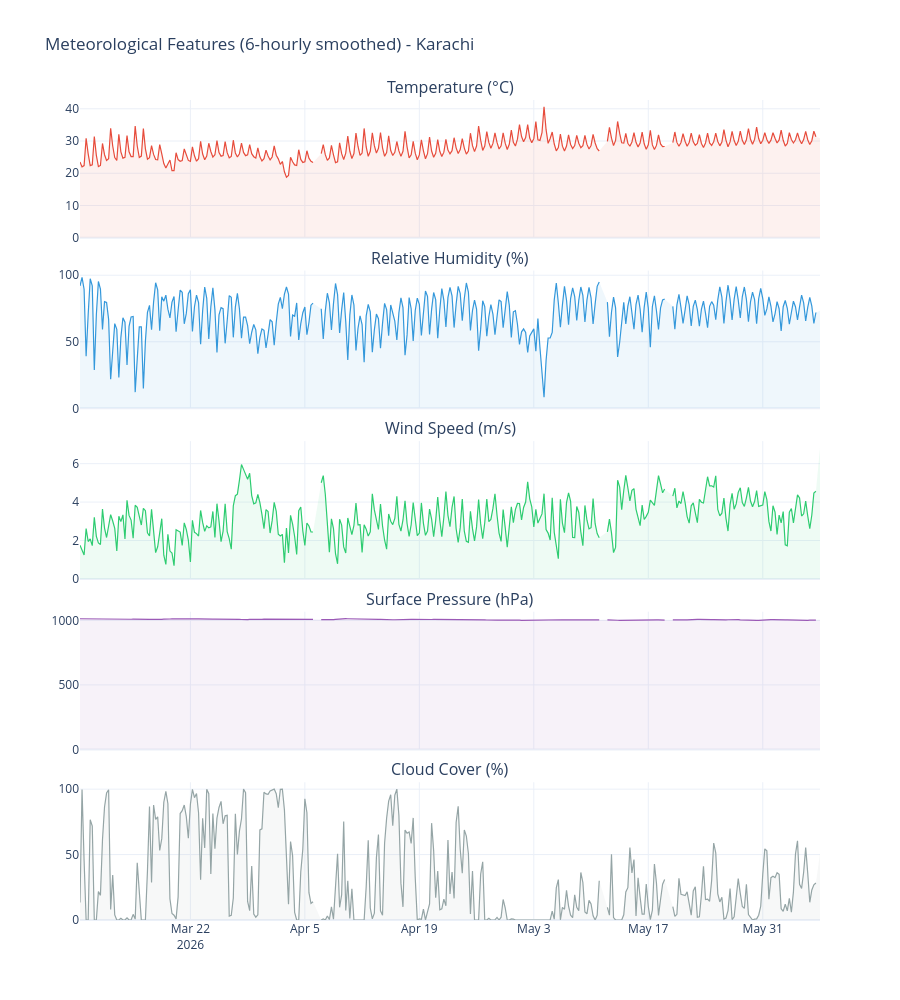

Notebook source saved alongside this figure:
### Markdown cell above
## 9. Meteorological Features over Time <a id='9'></a>

### Code cell
met_cols = [c for c in ["temperature", "humidity", "wind_speed", "pressure", "clouds"]
            if c in df.columns]
met_labels = {
    "temperature": "Temperature (°C)",
    "humidity": "Relative Humidity (%)",
    "wind_speed": "Wind Speed (m/s)",
    "pressure": "Surface Pressure (hPa)",
    "clouds": "Cloud Cover (%)"
}
met_colors = ["#e74c3c", "#3498db", "#2ecc71", "#9b59b6", "#95a5a6"]

fig = make_subplots(
    rows=len(met_cols), cols=1, shared_xaxes=True,
    subplot_titles=[met_labels.get(c, c) for c in met_cols],
    vertical_spacing=0.04
)

for i, (col, color) in enumerate(zip(met_cols, met_colors), 1):
    daily_met = df.set_index("datetime").resample("6H")[col].mean().reset_index()
    r, g, b, _ = mcolors.to_rgba(color)
    fig.add_trace(
        go.Scatter(
            x=daily_met["datetime"], y=daily_met[col], mode="lines",
            name=met_labels.get(col, col), line=dict(color=color, width=1.2),
            fill="tozeroy", fillcolor=f"rgba({int(r*255)},{int(g*255)},{int(b*255)},0.08)"
        ),
        row=i, col=1
    )

fig.update_layout(
    title="Meteorological Features (6-hourly smoothed) - Karachi",
    height=200 * len(met_cols), template=PLOTLY_TEMPLATE, showlegend=False
)
fig.show()

from IPython.display import Markdown, display
display(Markdown("### Interpretation\n\nTemperature climbs from the low 20s \u00b0C in March to nearly 40 \u00b0C by June, while humidity falls inversely as the pre monsoon season progresses. Wind speed varies between calm and breezy periods above 5 m/s."))

### Figure 1 — Plotly figure (JSON) as saved in the notebook; plotly's stock layout.template omitted (floating-point values rounded to 4 significant figures; data arrays with more than 128 entries replaced by an {"elided": "..."} marker saying what was removed)
{"data": [{"fill": "tozeroy", "fillcolor": "rgba(231,76,60,0.08)", "line": {"color": "#e74c3c", "width": 1.2}, "mode": "lines", "name": "Temperature (°C)", "type": "scatter", "x": {"elided": "363 str values"}, "xaxis": "x", "y": {"elided": "363 float values"}, "yaxis": "y"}, {"fill": "tozeroy", "fillcolor": "rgba(52,152,219,0.08)", "line": {"color": "#3498db", "width": 1.2}, "mode": "lines", "name": "Relative Humidity (%)", "type": "scatter", "x": {"elided": "363 str values"}, "xaxis": "x2", "y": {"elided": "363 float values"}, "yaxis": "y2"}, {"fill": "tozeroy", "fillcolor": "rgba(46,204,113,0.08)", "line": {"color": "#2ecc71", "width": 1.2}, "mode": "lines", "name": "Wind Speed (m/s)", "type": "scatter", "x": {"elided": "363 str values"}, "xaxis": "x3", "y": {"elided": "363 float values"}, "yaxis": "y3"}, {"fill": "tozeroy", "fillcolor": "rgba(155,89,182,0.08)", "line": {"color": "#9b59b6", "width": 1.2}, "mode": "lines", "name": "Surface Pressure (hPa)", "type": "scatter", "x": {"elided": "363 str values"}, "xaxis": "x4", "y": {"elided": "363 float values"}, "yaxis": "y4"}, {"fill": "tozeroy", "fillcolor": "rgba(149,165,166,0.08)", "line": {"color": "#95a5a6", "width": 1.2}, "mode": "lines", "name": "Cloud Cover (%)", "type": "scatter", "x": {"elided": "363 str values"}, "xaxis": "x5", "y": {"elided": "363 float values"}, "yaxis": "y5"}], "layout": {"annotations": [{"font": {"size": 16}, "showarrow": false, "text": "Temperature (°C)", "x": 0.5, "xanchor": "center", "xref": "paper", "y": 1, "yanchor": "bottom", "yref": "paper"}, {"font": {"size": 16}, "showarrow": false, "text": "Relative Humidity (%)", "x": 0.5, "xanchor": "center", "xref": "paper", "y": 0.792, "yanchor": "bottom", "yref": "paper"}, {"font": {"size": 16}, "showarrow": false, "text": "Wind Speed (m/s)", "x": 0.5, "xanchor": "center", "xref": "paper", "y": 0.584, "yanchor": "bottom", "yref": "paper"}, {"font": {"size": 16}, "showarrow": false, "text": "Surface Pressure (hPa)", "x": 0.5, "xanchor": "center", "xref": "paper", "y": 0.376, "yanchor": "bottom", "yref": "paper"}, {"font": {"size": 16}, "showarrow": false, "text": "Cloud Cover (%)", "x": 0.5, "xanchor": "center", "xref": "paper", "y": 0.168, "yanchor": "bottom", "yref": "paper"}], "height": 1000, "showlegend": false, "title": {"text": "Meteorological Features (6-hourly smoothed) - Karachi"}, "xaxis": {"anchor": "y", "domain": [0, 1], "matches": "x5", "showticklabels": false}, "xaxis2": {"anchor": "y2", "domain": [0, 1], "matches": "x5", "showticklabels": false}, "xaxis3": {"anchor": "y3", "domain": [0, 1], "matches": "x5", "showticklabels": false}, "xaxis4": {"anchor": "y4", "domain": [0, 1], "matches": "x5", "showticklabels": false}, "xaxis5": {"anchor": "y5", "domain": [0, 1]}, "yaxis": {"anchor": "x", "domain": [0.832, 1]}, "yaxis2": {"anchor": "x2", "domain": [0.624, 0.792]}, "yaxis3": {"anchor": "x3", "domain": [0.416, 0.584]}, "yaxis4": {"anchor": "x4", "domain": [0.208, 0.376]}, "yaxis5": {"anchor": "x5", "domain": [0, 0.168]}}}
